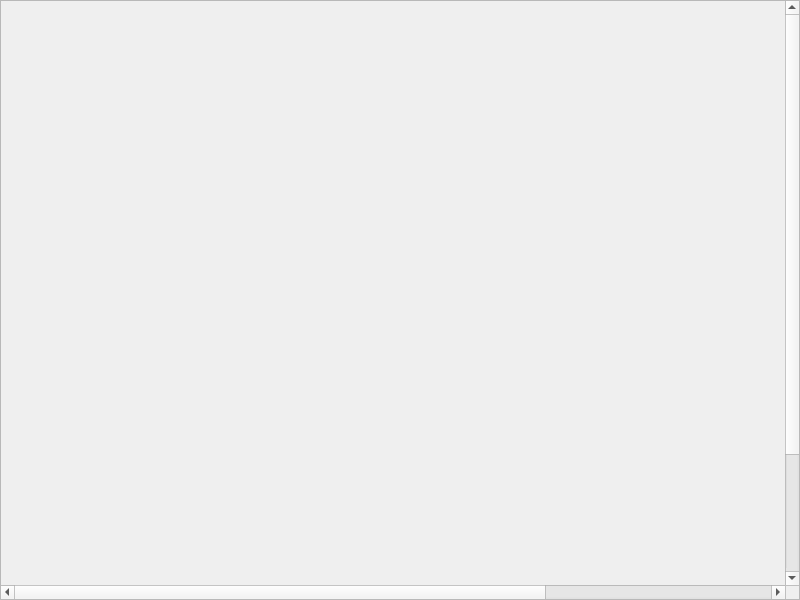
<?xml version="1.0" encoding="UTF-8"?>
<ui version="4.0">
 <class>MainWindowPFD</class>
 <widget class="QMainWindow" name="MainWindowPFD">
  <property name="geometry">
   <rect>
    <x>0</x>
    <y>0</y>
    <width>800</width>
    <height>600</height>
   </rect>
  </property>
  <property name="windowTitle">
   <string>PFD</string>
  </property>
  <property name="windowIcon">
   <iconset resource="../mscsim-efis.qrc">
    <normaloff>:/gui/images/icon.svg</normaloff>:/gui/images/icon.svg</iconset>
  </property>
  <property name="locale">
   <locale language="English" country="UnitedStates"/>
  </property>
  <property name="dockOptions">
   <set>QMainWindow::AllowNestedDocks|QMainWindow::AllowTabbedDocks|QMainWindow::AnimatedDocks</set>
  </property>
  <widget class="QWidget" name="centralwidget">
   <layout class="QGridLayout" name="gridLayout">
    <property name="leftMargin">
     <number>0</number>
    </property>
    <property name="topMargin">
     <number>0</number>
    </property>
    <property name="rightMargin">
     <number>0</number>
    </property>
    <property name="bottomMargin">
     <number>0</number>
    </property>
    <item row="0" column="0">
     <widget class="QScrollArea" name="scrollArea">
      <property name="widgetResizable">
       <bool>true</bool>
      </property>
      <widget class="QWidget" name="scrollAreaWidgetContents">
       <property name="geometry">
        <rect>
         <x>0</x>
         <y>0</y>
         <width>1136</width>
         <height>756</height>
        </rect>
       </property>
       <layout class="QGridLayout" name="gridLayout_2">
        <item row="0" column="1">
         <spacer name="verticalSpacer_T">
          <property name="orientation">
           <enum>Qt::Vertical</enum>
          </property>
          <property name="sizeHint" stdset="0">
           <size>
            <width>20</width>
            <height>260</height>
           </size>
          </property>
         </spacer>
        </item>
        <item row="1" column="0">
         <spacer name="horizontalSpacer_L">
          <property name="orientation">
           <enum>Qt::Horizontal</enum>
          </property>
          <property name="sizeHint" stdset="0">
           <size>
            <width>367</width>
            <height>20</height>
           </size>
          </property>
         </spacer>
        </item>
        <item row="1" column="1">
         <widget class="WidgetGDU" name="widgetPFD" native="true">
          <property name="minimumSize">
           <size>
            <width>1100</width>
            <height>720</height>
           </size>
          </property>
          <property name="maximumSize">
           <size>
            <width>1100</width>
            <height>720</height>
           </size>
          </property>
         </widget>
        </item>
        <item row="1" column="2">
         <spacer name="horizontalSpacer_R">
          <property name="orientation">
           <enum>Qt::Horizontal</enum>
          </property>
          <property name="sizeHint" stdset="0">
           <size>
            <width>366</width>
            <height>20</height>
           </size>
          </property>
         </spacer>
        </item>
        <item row="2" column="1">
         <spacer name="verticalSpacer_B">
          <property name="orientation">
           <enum>Qt::Vertical</enum>
          </property>
          <property name="sizeHint" stdset="0">
           <size>
            <width>20</width>
            <height>260</height>
           </size>
          </property>
         </spacer>
        </item>
       </layout>
      </widget>
     </widget>
    </item>
   </layout>
  </widget>
  <action name="actionDialogConf">
   <property name="text">
    <string>Preferences</string>
   </property>
   <property name="menuRole">
    <enum>QAction::PreferencesRole</enum>
   </property>
  </action>
  <action name="actionQuit">
   <property name="text">
    <string>Quit</string>
   </property>
   <property name="menuRole">
    <enum>QAction::QuitRole</enum>
   </property>
  </action>
  <action name="actionDialogInit">
   <property name="text">
    <string>Initial Conditions</string>
   </property>
   <property name="menuRole">
    <enum>QAction::ApplicationSpecificRole</enum>
   </property>
  </action>
  <action name="actionDockMain">
   <property name="checkable">
    <bool>true</bool>
   </property>
   <property name="text">
    <string>Main</string>
   </property>
   <property name="menuRole">
    <enum>QAction::ApplicationSpecificRole</enum>
   </property>
  </action>
  <action name="actionDockData">
   <property name="checkable">
    <bool>true</bool>
   </property>
   <property name="text">
    <string>Data</string>
   </property>
   <property name="menuRole">
    <enum>QAction::ApplicationSpecificRole</enum>
   </property>
  </action>
  <action name="actionStateInpIdle">
   <property name="checkable">
    <bool>false</bool>
   </property>
   <property name="checked">
    <bool>false</bool>
   </property>
   <property name="text">
    <string>Idle</string>
   </property>
   <property name="menuRole">
    <enum>QAction::ApplicationSpecificRole</enum>
   </property>
  </action>
  <action name="actionStateInpInit">
   <property name="checkable">
    <bool>false</bool>
   </property>
   <property name="text">
    <string>Initialize</string>
   </property>
   <property name="menuRole">
    <enum>QAction::ApplicationSpecificRole</enum>
   </property>
  </action>
  <action name="actionStateInpWork">
   <property name="checkable">
    <bool>false</bool>
   </property>
   <property name="text">
    <string>Run</string>
   </property>
   <property name="menuRole">
    <enum>QAction::ApplicationSpecificRole</enum>
   </property>
  </action>
  <action name="actionStateInpPause">
   <property name="checkable">
    <bool>false</bool>
   </property>
   <property name="text">
    <string>Pause</string>
   </property>
   <property name="menuRole">
    <enum>QAction::ApplicationSpecificRole</enum>
   </property>
  </action>
  <action name="actionStateInpStop">
   <property name="checkable">
    <bool>false</bool>
   </property>
   <property name="checked">
    <bool>false</bool>
   </property>
   <property name="text">
    <string>Stop</string>
   </property>
   <property name="menuRole">
    <enum>QAction::ApplicationSpecificRole</enum>
   </property>
  </action>
  <action name="actionDockAuto">
   <property name="checkable">
    <bool>true</bool>
   </property>
   <property name="text">
    <string>Autopilot</string>
   </property>
  </action>
  <action name="actionStateInpFreeze">
   <property name="text">
    <string>Freeze</string>
   </property>
  </action>
  <action name="actionDockCtrl">
   <property name="checkable">
    <bool>true</bool>
   </property>
   <property name="text">
    <string>Controls</string>
   </property>
  </action>
  <action name="actionDialogPFD">
   <property name="text">
    <string>PFD</string>
   </property>
  </action>
  <action name="actionDockProp">
   <property name="checkable">
    <bool>true</bool>
   </property>
   <property name="text">
    <string>Propulsion</string>
   </property>
  </action>
 </widget>
 <customwidgets>
  <customwidget>
   <class>WidgetGDU</class>
   <extends>QWidget</extends>
   <header>gui/WidgetGDU.h</header>
   <container>1</container>
  </customwidget>
 </customwidgets>
 <resources>
  <include location="../mscsim-efis.qrc"/>
 </resources>
 <connections/>
</ui>
